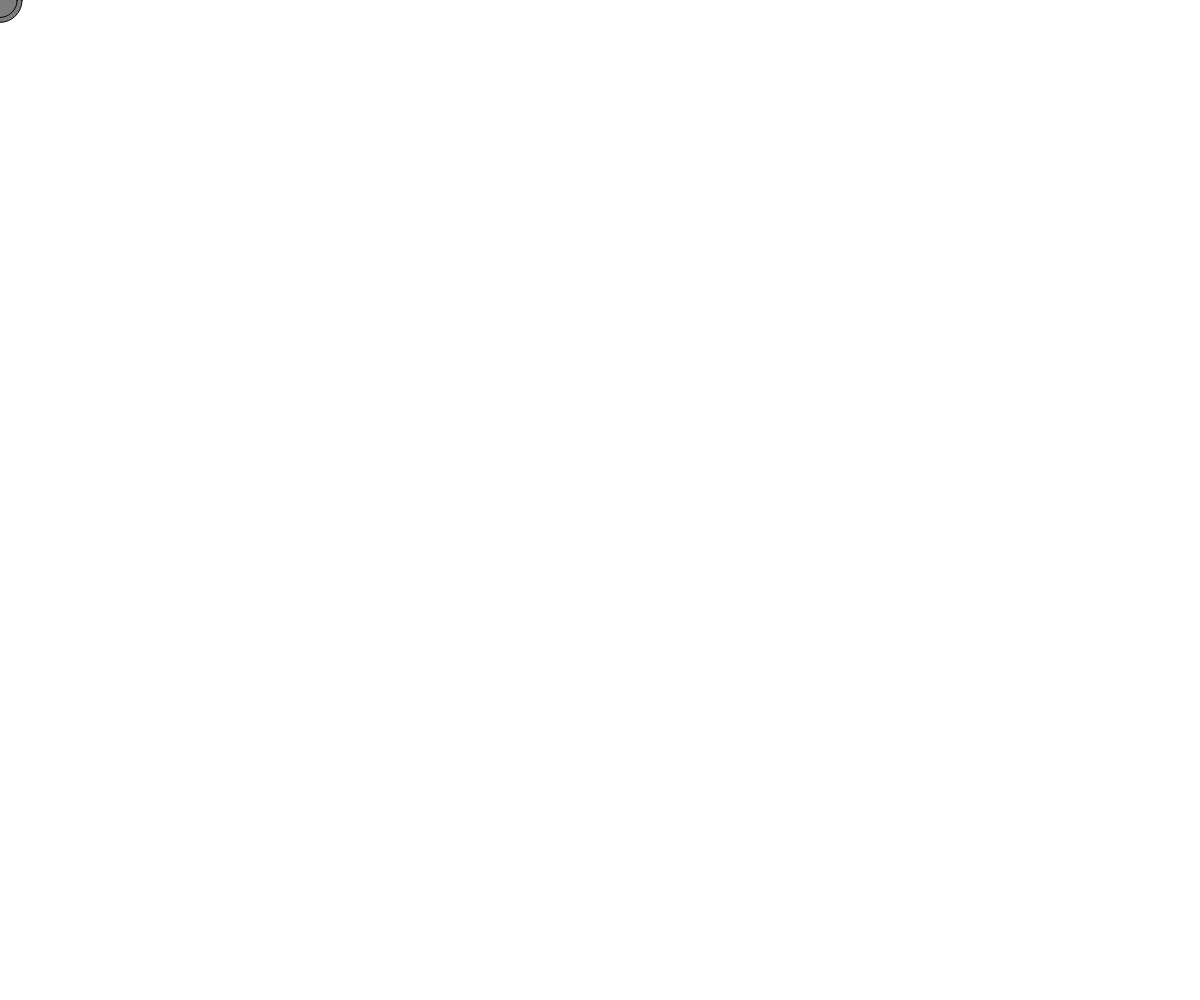
Frame 1 (no input)
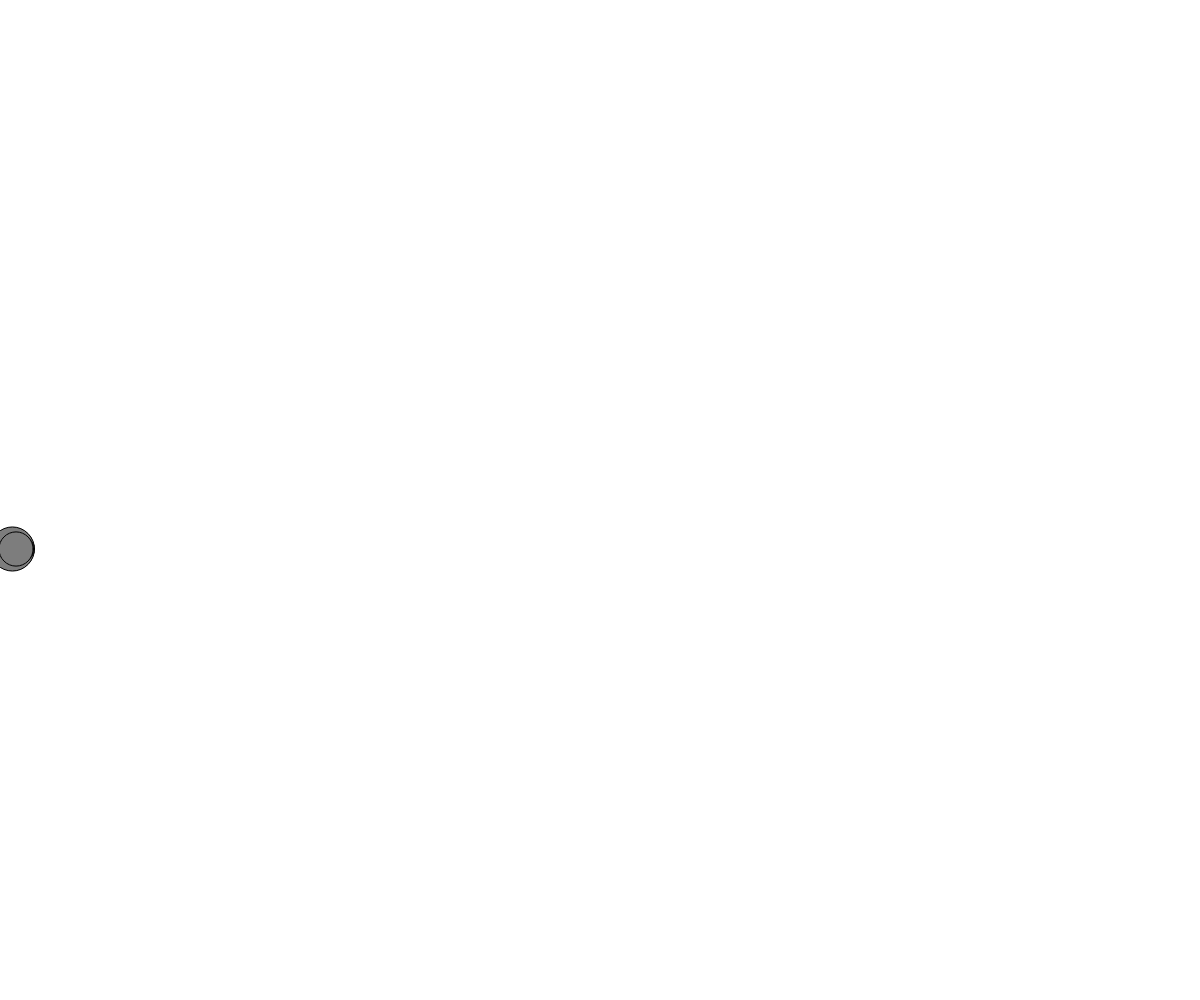
Frame 60 (no input)
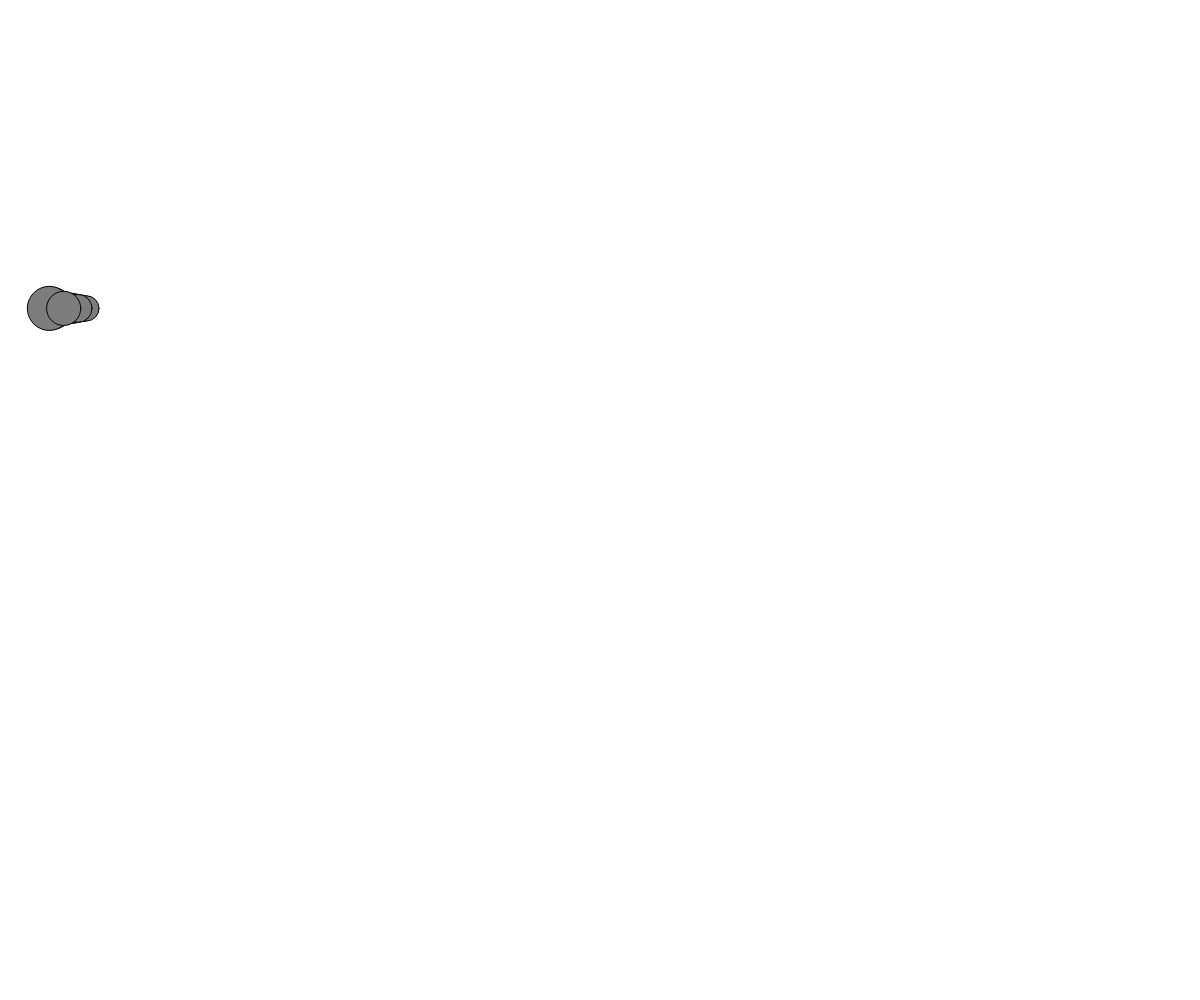
Frame 120 (the mouse pressed at the canvas centre since frame 60)

The p5.js sketch that drew these frames (run headless with seeded random() and noise() and a simulated clock; from frame 60 on, the mouse is pressed at the canvas centre):

// p5.js sketch
// ── sketch.js
var balloons=[];
var count = 10;
var time=0;

function setup() {
    createCanvas(innerWidth,innerHeight);
    ellipseMode(CENTER);
    for(var i=0; i<count; i++)
        balloons.push(new Balloon(0,0,random(20,50)));
}

function draw() {
    background(255);
    var wind = createVector(0.3,0);
    for(var i=0;i<count;i++){
        balloons[i].addForce(wind);
        var gravity = createVector(0,0.3);
        gravity.mult(balloons[i].mass);
        balloons[i].addForce(gravity);
        balloons[i].update();
        balloons[i].checkBounds();
        balloons[i].draw();
    }

    time+=0.01;
}

function Balloon(x,y,mass){
    this.pos = createVector(x,y);
    this.vel = createVector(0,0);
    this.acc = createVector(0,0);
    this.mass = mass;

    this.update = function(){
        this.vel.add(this.acc);
        //this.vel.limit(10);
        this.pos.add(this.vel);
        this.acc.mult(0);
    }

    this.addForce = function(force){
        var forcex = createVector(force.x, force.y);
        forcex.div(mass);
        this.acc.add(forcex);
    }

    this.draw = function(){
        stroke(0);
        fill(125);
        ellipse(this.pos.x,this.pos.y,mass,mass);
    }

    this.checkBounds = function(){
        if(this.pos.x<0 || this.pos.x>width){
            this.vel.x = -0.99*this.vel.x;
        }

        if(this.pos.y<0 || this.pos.y>height){
            this.vel.y = -this.vel.y;
        }
    }
}
